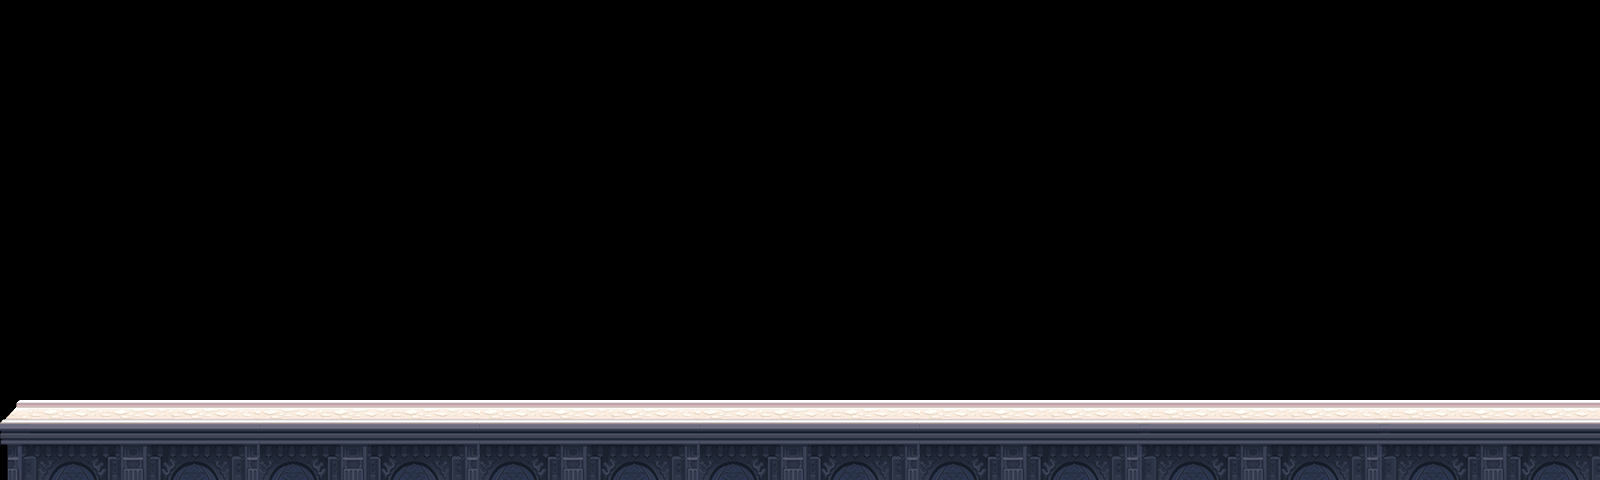

This is a level from a 2D game, rendered from its Tiled map with the project's own tilesets. A one-line summary and the map file follow, with tile-layer data summarised:
An orthogonal 80x12 tile map with 20x40 px tiles, 1 tile layer (块层 1) and 13 objects (12x 2).

<map version="1.0" orientation="orthogonal" width="80" height="12" tilewidth="20" tileheight="40">
 <tileset firstgid="1" name="road" tilewidth="20" tileheight="40">
  <image source="road.png" width="280" height="188" />
 </tileset>
 <layer name="块层 1" width="80" height="12">
  <data>[960 cells, 160 non-empty, 26 distinct tile ids]</data>
 </layer>
 <objectgroup name="collision" width="80" height="12">
  <object x="8" y="413" width="1592" height="67" />
 </objectgroup>
 <objectgroup name="items" width="80" height="12">
  <object type="2" x="840" y="400" />
  <object type="2" x="860" y="360" />
  <object type="2" x="900" y="400" />
  <object type="2" x="920" y="360" />
  <object type="2" x="960" y="400" />
  <object type="2" x="980" y="360" />
  <object type="2" x="1020" y="360" />
  <object type="2" x="1080" y="360" />
  <object type="2" x="1140" y="360" />
  <object type="2" x="1040" y="400" />
  <object type="2" x="1100" y="400" />
  <object type="2" x="1160" y="400" />
 </objectgroup>
 <objectgroup name="enemy" width="80" height="12" />
 <objectgroup name="up" width="80" height="12" />
</map>
